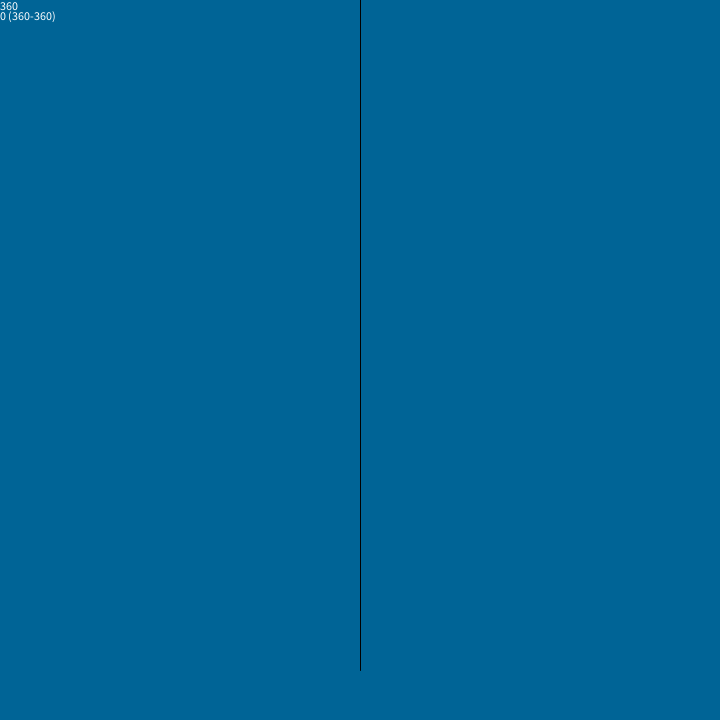
Frame 1 (no input)
Frame 60 (the mouse pressed at the canvas centre just before this capture): identical to frame 1, image omitted
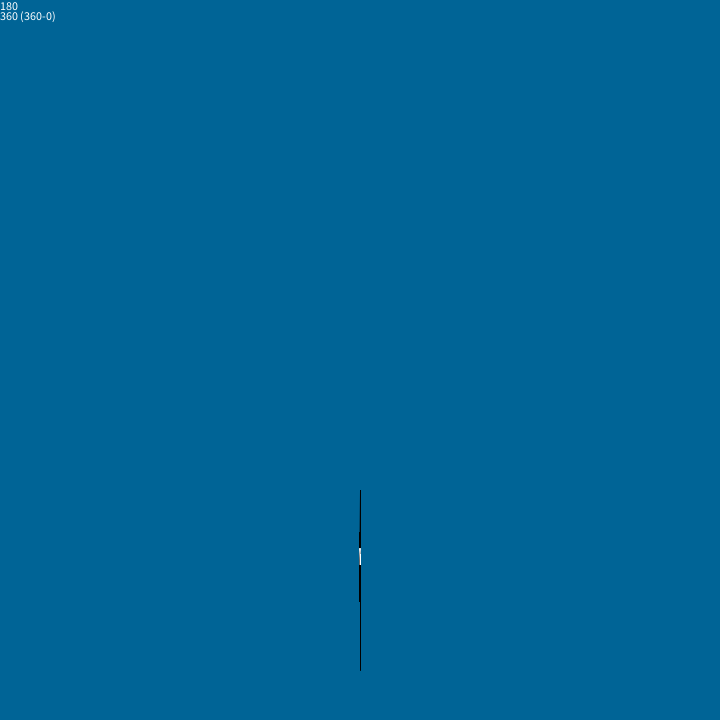
Frame 120 (the mouse held since frame 60 and released just before this capture)

The Processing sketch that drew these frames (run headless with seeded random() and noise(); from frame 60 on, the mouse is pressed at the canvas centre):

// Processing sketch: processing_170349
// ── processing_170349.pde

int leng;
int angle;
float PHI = .6181;
void setup(){
  size(720,720);
  stroke(0);
 // strokeWeight(1);
}
void draw(){
  leng = (height-mouseY)/2;
  angle = mouseX;
  background(0,100,150);
  text(leng,0,10);
  text(angle + " (360-" + (360-angle) + ")",0,20);
  translate(width/2,height-50);
  stroke(0);
  tree(9, leng, angle/2);
}
void tree(int BRANCH, float LENG,int ANGLE){
  BRANCH -=1;
  line(0,0,0,-LENG);
  
  translate(0,-LENG);
  if(BRANCH >= 0){
    
    pushMatrix();
    //strokeWeight(BRANCH-1);
    rotate(radians(ANGLE));
    tree(BRANCH, PHI*LENG, ANGLE);
    popMatrix();
    
    pushMatrix();
    //strokeWeight(BRANCH-1);
    rotate(radians(-ANGLE));
    if(LENG<40){
      stroke(255);
    }else{stroke(0);}
    tree(BRANCH, PHI*LENG, ANGLE);
    popMatrix();
  }
}
